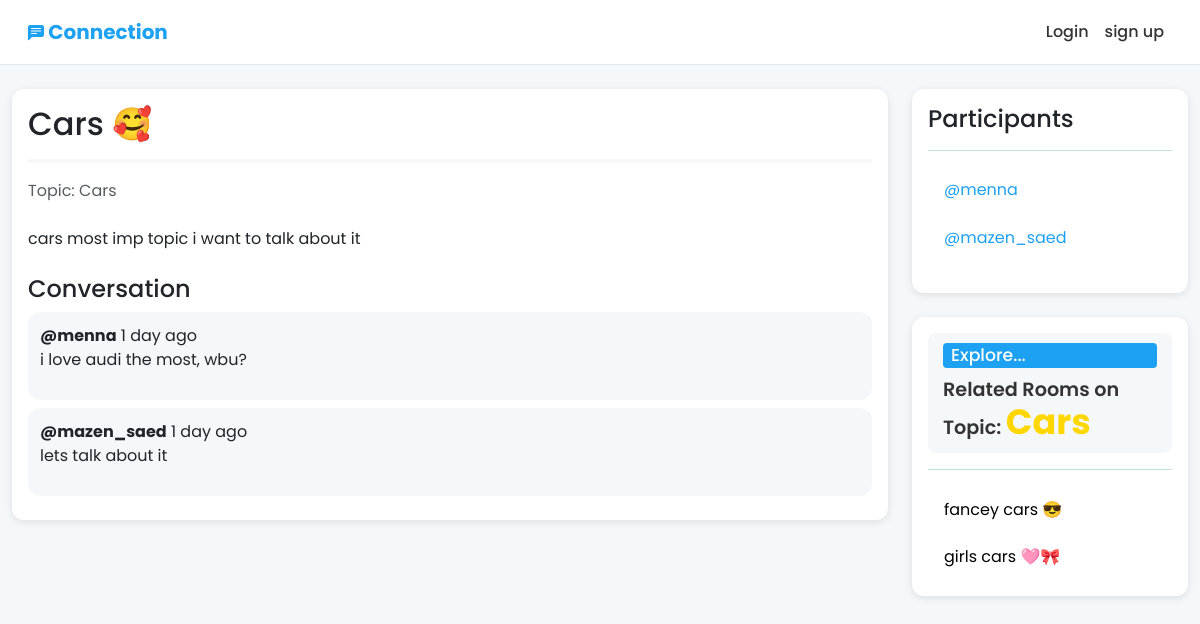
Page /room/9 on the committed database.
### activities/models.py (models this page shows, shortened)
class Room(models.Model):
    host = models.ForeignKey(User, on_delete=models.SET_NULL, null=True)
    topic = models.ForeignKey(Topic, on_delete=models.SET_NULL, null=True)
    name = models.CharField(max_length=200)
    description = models.TextField(null=True, blank=True)
    participants = models.ManyToManyField(User, related_name='participants', blank=True)
    updated = models.DateTimeField(auto_now=True)
    created = models.DateTimeField(auto_now_add=True)
    class Meta:
        ordering = ['-updated', '-created']

class Topic(models.Model):
    name = models.CharField(max_length=200, unique=True)

class Message(models.Model):
    user = models.ForeignKey(User, on_delete=models.CASCADE)
    room = models.ForeignKey(Room, on_delete=models.CASCADE)
    body = models.TextField()
    updated = models.DateTimeField(auto_now=True)
    created = models.DateTimeField(auto_now_add=True)
    class Meta:
        ordering = ['-updated', '-created']

### activities/views.py (the view, shortened to what this page needs)
# urls.py: path('room/<int:pk>', views.room, name='room'),
def room(request, pk):
    room = Room.objects.get(id=pk)
    messages = room.message_set.all().order_by('-created')
    participants = room.participants.all()
    related_rooms = Room.objects.filter(topic=room.topic).exclude(id=pk).order_by('-updated')
    context = {
        'room': room,
        'messages': messages,
        'participants':participants,
        'related_rooms':related_rooms,
    }
    return render(request, 'activities/room.html', context)

### activities/templates/activities/room.html (shortened to what this page needs)
{% extends 'main.html' %}
{% load widget_tweaks %}
{% block content %}
<div class="row justify-content-center">
    <div class="col-md-9">
        <div class="card">
            <div class="card-body">
                <h2 class="card-title">{{ room.name }}</h2>
                <hr class="border border-2 opacity-62">
                <p class="card-text text-muted">Topic: {{ room.topic.name }}</p>
                <p class="card-text" style="padding: 8px 0;">{{ room.description }}</p>
                <h4>Conversation</h4>
                {% for message in messages %}
                    <div class="message">
                        <div class="d-flex justify-content-between align-items-center">
                            <p class="mb-0"><strong>@{{ message.user }}</strong> {{ message.created|timesince }} ago</p>
                        </div>
                        <p>{{ message.body }}</p>
                    </div>
                {% empty %}
                    <p>No messages yet.</p>
                {% endfor %}
            </div>
        </div>
    </div>
    <div class="col-md-3">
        <div class="card first">
             <div class="card-body">
                 <h4>Participants</h4>
                 <div class="text-success">
                     <hr>
                 </div>
                {% if participants %}
                <ul class="list-group list-group-flush mb-3">
                    {% for user in participants %}
                        <li class="list-group-item"><a href="{% url 'users:user-profile' user.username %}">@{{ user.username }}</a></li>
                    {% endfor %}
                </ul>
                {% else %}
                    <p class="text-muted">No participants found.</p>
                {% endif %}
             </div>
        </div>
        <div class="card second">
            <div class="card-body">
                <h4 class="custom-title">
                    <span class="title-tag">Explore...</span>
                    <span>Related Rooms on Topic: <span class="topic-highlight" style="font-size: 35px;">{{ room.topic.name }}</span></span>
                </h4>
                <div class="text-success">
                    <hr>
                </div>
                {% if related_rooms %}
                    <ul class="list-group list-group-flush">
                        {% for related_room in related_rooms %}
                        <li class="list-group-item list-group-item-action">
                            <a href="{% url 'room' related_room.id %}">{{ related_room.name }}</a>
                        </li>
                        {% endfor %}
                    </ul>
                {% else %}
                    <p class="text-muted">No related rooms found.</p>
                {% endif %}
            </div>
        </div>
    </div>
</div>
{% endblock %}

### static/css/style.css (style rules this page uses)
html { scroll-behavior: smooth; }
body { font-family: 'Poppins', sans-serif; background-color: #F5F8FA; color: #333333; }
.card { border: none; border-radius: 12px; box-shadow: 0 2px 8px rgba(0, 0, 0, 0.1); background-color: #FFFFFF; margin-bottom: 1.5rem; }
.message { background-color: #F5F8FA; border-radius: 12px; padding: 0.75rem; margin-bottom: 0.5rem; }
.list-group-item { border: none; border-radius: 5px; margin: 2px 0; padding: 0.6rem 1rem; background-color: #FFFFFF; color: #1DA1F2; }
.list-group-item a { text-decoration: none; color: #1DA1F2; display: block; width: 100%; height: 100%; }
.custom-title { font-size: 1.2em; font-weight: 600; color: #333333; background-color: #F5F8FA; padding: 10px 15px; border-radius: 8px; margin-bottom: 1rem; display: flex; justify-content: center; flex-direction: column; gap: 10px; }
.title-tag { background-color: #1DA1F2; color: #FFFFFF; padding: 2px 8px; border-radius: 4px; font-size: 0.9em; font-weight: 500; }
.topic-highlight { color: #FFD700; font-weight: 700; }
.card.second .list-group-item a { color: #000000; }

### rows in the picture
Room: name "Cars 🥰", topic.name "Cars", description "cars most imp topic i want to talk about it"
Message: user "menna", created "1 day", body "i love audi the most, wbu?"
Message: user "mazen_saed", created "1 day", body "lets talk about it"
Room: name "fancey cars 😎"
Room: name "girls cars 🩷🎀"

### other values in the picture
{{ user.username }} "menna"
{{ user.username }} "mazen_saed"
